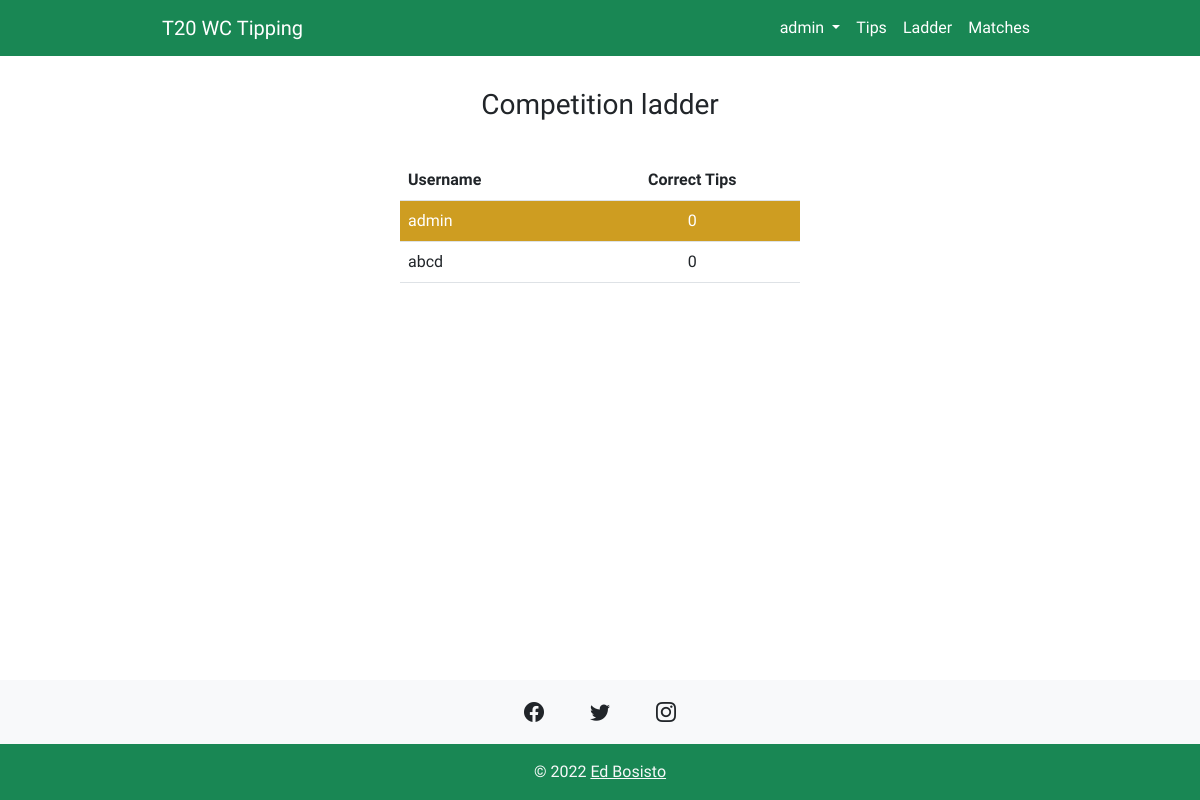
/ladder/ (signed in), run on an earlier commit of the app's database.
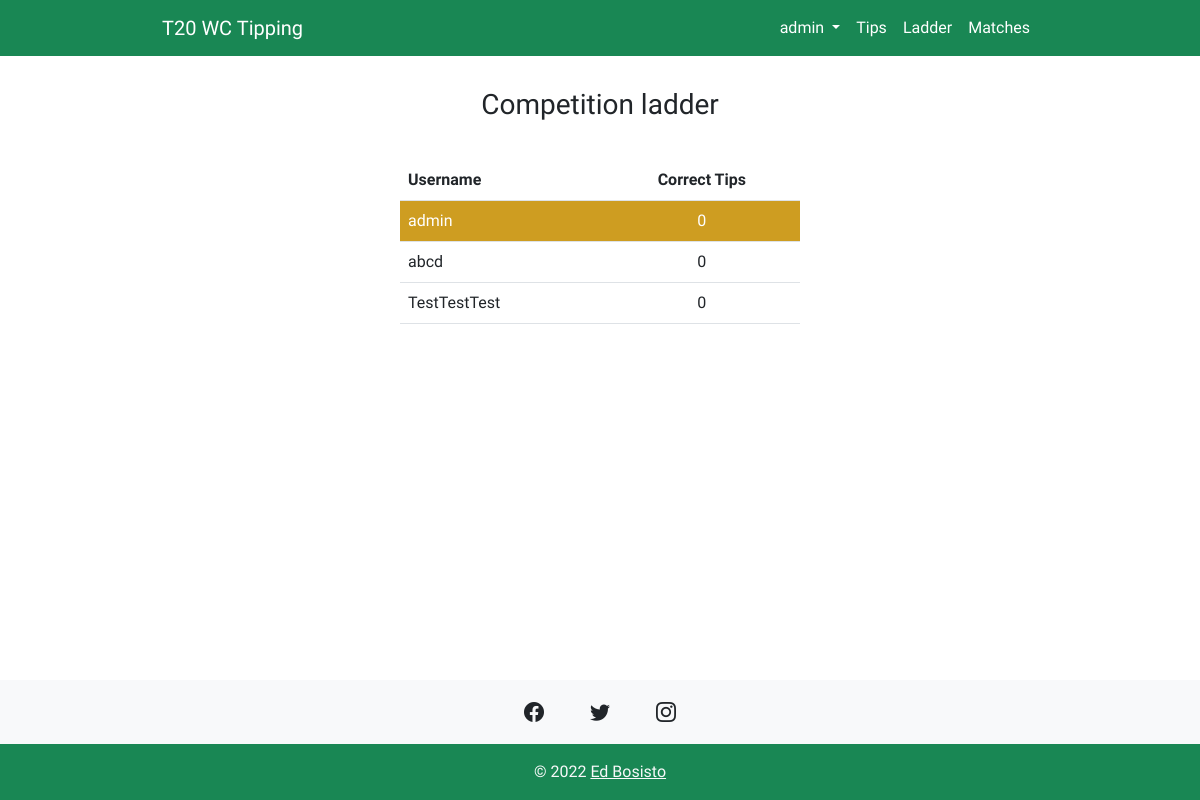
And on a later commit of the database.
### tip/models.py (models this page shows)
class Score(models.Model):
    user = models.ForeignKey(User, on_delete=models.CASCADE, related_name="user")
    score = models.PositiveIntegerField(default=0)

### tip/views.py (the view)
# urls.py: path('ladder/', views.ladder, name="ladder"),
@login_required(login_url='login')
def ladder(request):
    tally()
    scores = Score.objects.all()
    context = {
        "scores": scores,
    }
    return render(request, "ladder.html", context)

### tip/views.py (called while the page is built)
def tally():
    users = User.objects.all()
    for user in users:
        tips = Tip.objects.filter(user_id=user)
        score = 0
        for i in tips:
            match = i.match
            tip = i.tip
            if tip == match.winner:
                score += 1
        user_score = Score.objects.get(user=user).score
        if user_score != score:
            obj = Score.objects.get(user=user)
            obj.score = score
            obj.save()

### templates/ladder.html (shortened to what this page needs)
{% extends 'base.html' %}
{% block content %}
<h3>Competition ladder</h3>
    <div class="h-100 d-flex align-items-center justify-content-center">
        <table class="table" id="table">
            <thead>
                <tr>
                    <th scope="col">Username</th>
                    <th class="text-center" scope="col">Correct Tips</th>
                </tr>
            </thead>
            <tbody>
                {% for score in scores %}
                {% if request.user == score.user %}
                <tr id="user-row">
                {% else %}
                <tr>
                {% endif %}
                    <td scope="row">{{ score.user }}</td>
                    <td class="text-center">{{ score.score }}</td>
                </tr>
                {% endfor %}
            </tbody>
        </table>
    </div>
{% endblock content %}

What changed in the data, as far as the page shows it:
added Score: user "TestTestTest", score "0"
